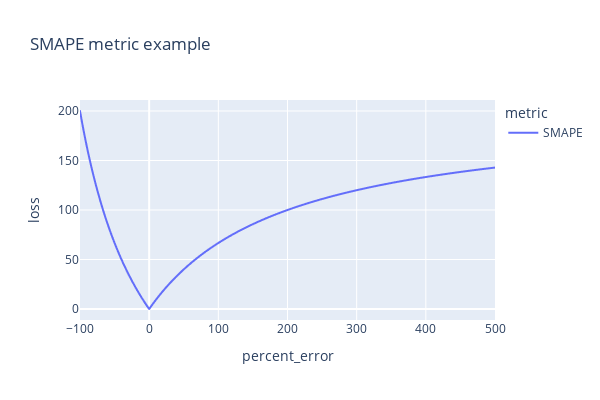

The code cell stored with this chart in its notebook:
### Code cell
y_true = 100

plot_data = []
for percent_error in np.linspace(-100, 500, 5000):
    y_pred = (1 + percent_error / 100) * y_true
    smape = smape_one(y_true=y_true, y_pred=y_pred)
    
    mape = mape_one(y_true=y_true, y_pred=y_pred)
    plot_data.append({'percent_error': percent_error, 'loss': smape, 'metric': 'SMAPE'})
#     plot_data.append({'percent_error': percent_error, 'loss': mape, 'metric': 'MAPE'})
    
df_plot_data = pd.DataFrame(plot_data)

fig = px.line(
    df_plot_data, 
    x="percent_error", 
    y="loss", 
    color='metric',
    title='SMAPE metric example')

fig.update_layout(autosize=False, width=600, height=400, showlegend=True)

fig.show()

### Figure 1 — Plotly figure (JSON) as saved in the notebook; plotly's stock layout.template omitted (floating-point values rounded to 4 significant figures; data arrays with more than 128 entries replaced by an {"elided": "..."} marker saying what was removed)
{"data": [{"hovertemplate": "metric=SMAPE<br>percent_error=%{x}<br>loss=%{y}<extra></extra>", "legendgroup": "SMAPE", "line": {"color": "#636efa", "dash": "solid"}, "marker": {"symbol": "circle"}, "mode": "lines", "name": "SMAPE", "showlegend": true, "type": "scattergl", "x": {"elided": "5000 float values"}, "xaxis": "x", "y": {"elided": "5000 float values"}, "yaxis": "y"}], "layout": {"autosize": false, "height": 400, "legend": {"title": {"text": "metric"}, "tracegroupgap": 0}, "showlegend": true, "title": {"text": "SMAPE metric example"}, "width": 600, "xaxis": {"anchor": "y", "domain": [0, 1], "title": {"text": "percent_error"}}, "yaxis": {"anchor": "x", "domain": [0, 1], "title": {"text": "loss"}}}}
